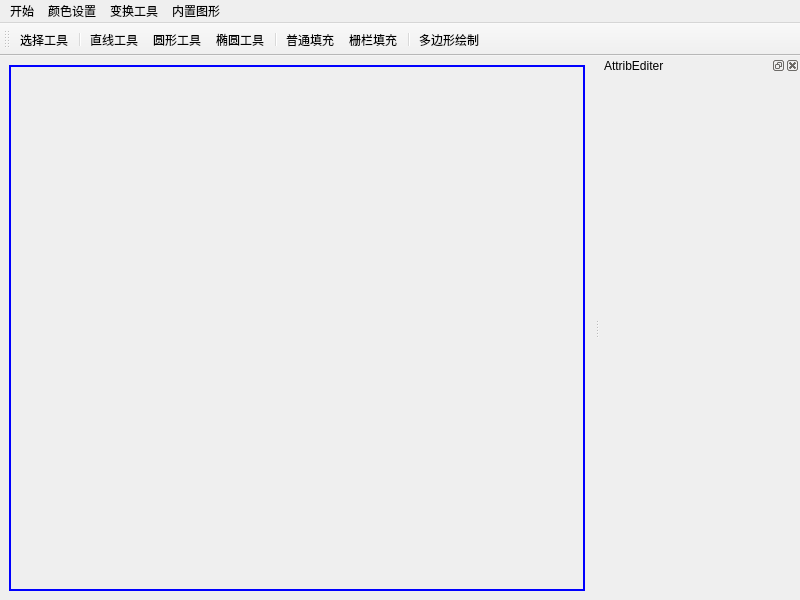
<?xml version="1.0" encoding="UTF-8"?>
<ui version="4.0">
 <class>MainWindow</class>
 <widget class="QMainWindow" name="MainWindow">
  <property name="geometry">
   <rect>
    <x>0</x>
    <y>0</y>
    <width>800</width>
    <height>600</height>
   </rect>
  </property>
  <property name="windowTitle">
   <string>MainWindow</string>
  </property>
  <widget class="QWidget" name="centralwidget">
   <layout class="QVBoxLayout" name="verticalLayout">
    <item>
     <widget class="mainCanvas" name="canvas" native="true">
      <property name="styleSheet">
       <string notr="true">QWidget { border: 2px solid blue; }</string>
      </property>
     </widget>
    </item>
   </layout>
  </widget>
  <widget class="QMenuBar" name="menubar">
   <property name="geometry">
    <rect>
     <x>0</x>
     <y>0</y>
     <width>800</width>
     <height>20</height>
    </rect>
   </property>
   <widget class="QMenu" name="menu">
    <property name="title">
     <string>开始</string>
    </property>
    <addaction name="quit"/>
   </widget>
   <widget class="QMenu" name="menu_2">
    <property name="title">
     <string>颜色设置</string>
    </property>
    <addaction name="setColor"/>
   </widget>
   <widget class="QMenu" name="menu_3">
    <property name="title">
     <string>变换工具</string>
    </property>
    <addaction name="anchorConversion"/>
    <addaction name="shearConversion"/>
    <addaction name="scaleConversion"/>
    <addaction name="rotateConversion"/>
   </widget>
   <widget class="QMenu" name="menu_4">
    <property name="title">
     <string>内置图形</string>
    </property>
    <addaction name="drawSquare"/>
    <addaction name="drawStar"/>
    <addaction name="drawHexgon"/>
   </widget>
   <addaction name="menu"/>
   <addaction name="menu_2"/>
   <addaction name="menu_3"/>
   <addaction name="menu_4"/>
  </widget>
  <widget class="QToolBar" name="toolBar">
   <property name="windowTitle">
    <string>toolBar</string>
   </property>
   <attribute name="toolBarArea">
    <enum>TopToolBarArea</enum>
   </attribute>
   <attribute name="toolBarBreak">
    <bool>false</bool>
   </attribute>
   <addaction name="selectTool"/>
   <addaction name="separator"/>
   <addaction name="drawLine"/>
   <addaction name="drawCircle"/>
   <addaction name="drawEllipse"/>
   <addaction name="separator"/>
   <addaction name="fillPolygon"/>
   <addaction name="fillFence"/>
   <addaction name="separator"/>
   <addaction name="drawPolygon"/>
  </widget>
  <widget class="QDockWidget" name="dockWidget">
   <property name="sizePolicy">
    <sizepolicy hsizetype="Fixed" vsizetype="Preferred">
     <horstretch>0</horstretch>
     <verstretch>0</verstretch>
    </sizepolicy>
   </property>
   <property name="minimumSize">
    <size>
     <width>200</width>
     <height>70</height>
    </size>
   </property>
   <property name="maximumSize">
    <size>
     <width>250</width>
     <height>524287</height>
    </size>
   </property>
   <property name="features">
    <set>QDockWidget::DockWidgetClosable|QDockWidget::DockWidgetFloatable|QDockWidget::DockWidgetMovable</set>
   </property>
   <property name="windowTitle">
    <string>AttribEditer</string>
   </property>
   <attribute name="dockWidgetArea">
    <number>2</number>
   </attribute>
   <widget class="QWidget" name="dockWidgetContents">
    <layout class="QVBoxLayout" name="verticalLayout_2">
     <item>
      <widget class="EllipseControlWidget" name="attribWidget" native="true"/>
     </item>
     <item>
      <widget class="TransformWidget" name="transformWidget" native="true"/>
     </item>
    </layout>
   </widget>
  </widget>
  <action name="drawLine">
   <property name="checkable">
    <bool>true</bool>
   </property>
   <property name="enabled">
    <bool>true</bool>
   </property>
   <property name="text">
    <string>直线工具</string>
   </property>
   <property name="toolTip">
    <string>&lt;html&gt;&lt;head/&gt;&lt;body&gt;&lt;p&gt;绘制直线&lt;/p&gt;&lt;/body&gt;&lt;/html&gt;</string>
   </property>
  </action>
  <action name="drawCircle">
   <property name="checkable">
    <bool>true</bool>
   </property>
   <property name="checked">
    <bool>false</bool>
   </property>
   <property name="text">
    <string>圆形工具</string>
   </property>
   <property name="toolTip">
    <string>绘制正圆形</string>
   </property>
  </action>
  <action name="drawEllipse">
   <property name="checkable">
    <bool>true</bool>
   </property>
   <property name="text">
    <string>椭圆工具</string>
   </property>
   <property name="toolTip">
    <string>绘制椭圆</string>
   </property>
  </action>
  <action name="quit">
   <property name="checkable">
    <bool>false</bool>
   </property>
   <property name="text">
    <string>退出</string>
   </property>
  </action>
  <action name="fillPolygon">
   <property name="checkable">
    <bool>true</bool>
   </property>
   <property name="text">
    <string>普通填充</string>
   </property>
   <property name="toolTip">
    <string>填充方法1</string>
   </property>
  </action>
  <action name="fillFence">
   <property name="checkable">
    <bool>true</bool>
   </property>
   <property name="text">
    <string>栅栏填充</string>
   </property>
  </action>
  <action name="setColor">
   <property name="checkable">
    <bool>true</bool>
   </property>
   <property name="text">
    <string>设置颜色</string>
   </property>
  </action>
  <action name="drawPolygon">
   <property name="checkable">
    <bool>true</bool>
   </property>
   <property name="text">
    <string>多边形绘制</string>
   </property>
  </action>
  <action name="selectTool">
   <property name="checkable">
    <bool>true</bool>
   </property>
   <property name="checked">
    <bool>false</bool>
   </property>
   <property name="enabled">
    <bool>true</bool>
   </property>
   <property name="text">
    <string>选择工具</string>
   </property>
  </action>
  <action name="anchorConversion">
   <property name="checkable">
    <bool>true</bool>
   </property>
   <property name="text">
    <string>移动锚点</string>
   </property>
  </action>
  <action name="shearConversion">
   <property name="checkable">
    <bool>true</bool>
   </property>
   <property name="text">
    <string>错切变换</string>
   </property>
  </action>
  <action name="rotateConversion">
   <property name="checkable">
    <bool>true</bool>
   </property>
   <property name="text">
    <string>旋转变换</string>
   </property>
  </action>
  <action name="scaleConversion">
   <property name="checkable">
    <bool>true</bool>
   </property>
   <property name="text">
    <string>缩放变换</string>
   </property>
  </action>
  <action name="drawSquare">
   <property name="checkable">
    <bool>true</bool>
   </property>
   <property name="text">
    <string>正方形</string>
   </property>
   <property name="toolTip">
    <string>绘制正方形</string>
   </property>
  </action>
  <action name="drawStar">
   <property name="checkable">
    <bool>true</bool>
   </property>
   <property name="text">
    <string>五角星</string>
   </property>
   <property name="toolTip">
    <string>绘制五角星</string>
   </property>
  </action>
  <action name="drawHexgon">
   <property name="checkable">
    <bool>true</bool>
   </property>
   <property name="text">
    <string>六边形</string>
   </property>
  </action>
 </widget>
 <customwidgets>
  <customwidget>
   <class>mainCanvas</class>
   <extends>QWidget</extends>
   <header>mainCanvas.h</header>
   <container>1</container>
   <slots>
    <slot>setTransform(int,QVector2D,QVector2D,QVector2D)</slot>
    <slot>setFillColor(QVector4D)</slot>
    <slot>setAttrib(QVector2D,QVector2D,QVector2D,int,int,int)</slot>
    <slot>cancleFillSlot()</slot>
    <slot>deletePolygonSlot()</slot>
    <slot>deleteAllPolygonSlot()</slot>
   </slots>
  </customwidget>
  <customwidget>
   <class>EllipseControlWidget</class>
   <extends>QWidget</extends>
   <header location="global">EllipseControlWidget.h</header>
   <container>1</container>
   <slots>
    <signal>updateAttrib(QVector2D,QVector2D,QVector2D,int,int,int)</signal>
   </slots>
  </customwidget>
  <customwidget>
   <class>TransformWidget</class>
   <extends>QWidget</extends>
   <header location="global">transformwidget.h</header>
   <container>1</container>
   <slots>
    <signal>sendData(int,QVector2D,QVector2D,QVector2D)</signal>
    <signal>cancleFillSignal()</signal>
    <signal>deletePolygonSignal()</signal>
    <signal>deleteAllPolygonSignal()</signal>
   </slots>
  </customwidget>
 </customwidgets>
 <resources/>
 <connections>
  <connection>
   <sender>transformWidget</sender>
   <signal>sendData(int,QVector2D,QVector2D,QVector2D)</signal>
   <receiver>canvas</receiver>
   <slot>setTransform(int,QVector2D,QVector2D,QVector2D)</slot>
   <hints>
    <hint type="sourcelabel">
     <x>625</x>
     <y>478</y>
    </hint>
    <hint type="destinationlabel">
     <x>566</x>
     <y>473</y>
    </hint>
   </hints>
  </connection>
  <connection>
   <sender>MainWindow</sender>
   <signal>setColor(QVector4D)</signal>
   <receiver>canvas</receiver>
   <slot>setFillColor(QVector4D)</slot>
   <hints>
    <hint type="sourcelabel">
     <x>316</x>
     <y>61</y>
    </hint>
    <hint type="destinationlabel">
     <x>314</x>
     <y>103</y>
    </hint>
   </hints>
  </connection>
  <connection>
   <sender>setColor</sender>
   <signal>triggered()</signal>
   <receiver>MainWindow</receiver>
   <slot>setColorDialog()</slot>
   <hints>
    <hint type="sourcelabel">
     <x>-1</x>
     <y>-1</y>
    </hint>
    <hint type="destinationlabel">
     <x>340</x>
     <y>63</y>
    </hint>
   </hints>
  </connection>
  <connection>
   <sender>attribWidget</sender>
   <signal>updateAttrib(QVector2D,QVector2D,QVector2D,int,int,int)</signal>
   <receiver>canvas</receiver>
   <slot>setAttrib(QVector2D,QVector2D,QVector2D,int,int,int)</slot>
   <hints>
    <hint type="sourcelabel">
     <x>654</x>
     <y>242</y>
    </hint>
    <hint type="destinationlabel">
     <x>496</x>
     <y>239</y>
    </hint>
   </hints>
  </connection>
  <connection>
   <sender>transformWidget</sender>
   <signal>cancleFillSignal()</signal>
   <receiver>canvas</receiver>
   <slot>cancleFillSlot()</slot>
   <hints>
    <hint type="sourcelabel">
     <x>666</x>
     <y>435</y>
    </hint>
    <hint type="destinationlabel">
     <x>495</x>
     <y>423</y>
    </hint>
   </hints>
  </connection>
  <connection>
   <sender>transformWidget</sender>
   <signal>deletePolygonSignal()</signal>
   <receiver>canvas</receiver>
   <slot>deletePolygonSlot()</slot>
   <hints>
    <hint type="sourcelabel">
     <x>670</x>
     <y>389</y>
    </hint>
    <hint type="destinationlabel">
     <x>520</x>
     <y>364</y>
    </hint>
   </hints>
  </connection>
  <connection>
   <sender>transformWidget</sender>
   <signal>deleteAllPolygonSignal()</signal>
   <receiver>canvas</receiver>
   <slot>deleteAllPolygonSlot()</slot>
   <hints>
    <hint type="sourcelabel">
     <x>625</x>
     <y>504</y>
    </hint>
    <hint type="destinationlabel">
     <x>545</x>
     <y>500</y>
    </hint>
   </hints>
  </connection>
 </connections>
 <slots>
  <signal>setColor(QVector4D)</signal>
  <slot>setColorDialog()</slot>
 </slots>
</ui>
